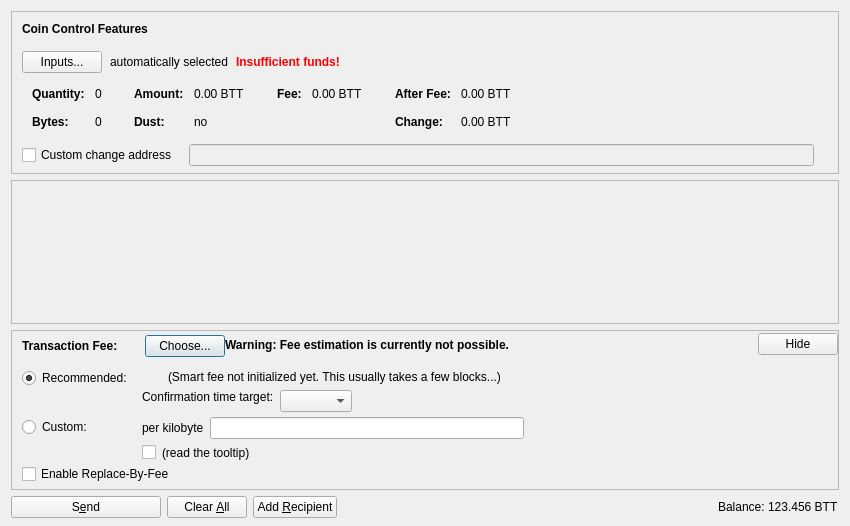
<?xml version="1.0" encoding="UTF-8"?>
<ui version="4.0">
 <class>SendCoinsDialog</class>
 <widget class="QDialog" name="SendCoinsDialog">
  <property name="geometry">
   <rect>
    <x>0</x>
    <y>0</y>
    <width>850</width>
    <height>526</height>
   </rect>
  </property>
  <property name="windowTitle">
   <string>Send Coins</string>
  </property>
  <layout class="QVBoxLayout" name="verticalLayout" stretch="0,1,0,0">
   <property name="bottomMargin">
    <number>8</number>
   </property>
   <item>
    <widget class="QFrame" name="frameCoinControl">
     <property name="sizePolicy">
      <sizepolicy hsizetype="Expanding" vsizetype="Expanding">
       <horstretch>0</horstretch>
       <verstretch>0</verstretch>
      </sizepolicy>
     </property>
     <property name="maximumSize">
      <size>
       <width>16777215</width>
       <height>16777215</height>
      </size>
     </property>
     <property name="frameShape">
      <enum>QFrame::StyledPanel</enum>
     </property>
     <property name="frameShadow">
      <enum>QFrame::Sunken</enum>
     </property>
     <layout class="QVBoxLayout" name="verticalLayoutCoinControl2">
      <property name="spacing">
       <number>0</number>
      </property>
      <property name="leftMargin">
       <number>0</number>
      </property>
      <property name="topMargin">
       <number>0</number>
      </property>
      <property name="rightMargin">
       <number>0</number>
      </property>
      <property name="bottomMargin">
       <number>6</number>
      </property>
      <item>
       <layout class="QVBoxLayout" name="verticalLayoutCoinControl" stretch="0,0,0,0,1">
        <property name="spacing">
         <number>0</number>
        </property>
        <property name="leftMargin">
         <number>10</number>
        </property>
        <property name="topMargin">
         <number>10</number>
        </property>
        <item>
         <layout class="QHBoxLayout" name="horizontalLayoutCoinControl1">
          <property name="bottomMargin">
           <number>15</number>
          </property>
          <item>
           <widget class="QLabel" name="labelCoinControlFeatures">
            <property name="sizePolicy">
             <sizepolicy hsizetype="Preferred" vsizetype="Maximum">
              <horstretch>0</horstretch>
              <verstretch>0</verstretch>
             </sizepolicy>
            </property>
            <property name="font">
             <font>
              <weight>75</weight>
              <bold>true</bold>
             </font>
            </property>
            <property name="styleSheet">
             <string notr="true">font-weight:bold;</string>
            </property>
            <property name="text">
             <string>Coin Control Features</string>
            </property>
           </widget>
          </item>
         </layout>
        </item>
        <item>
         <layout class="QHBoxLayout" name="horizontalLayoutCoinControl2" stretch="0,0,0,0">
          <property name="spacing">
           <number>8</number>
          </property>
          <property name="bottomMargin">
           <number>10</number>
          </property>
          <item>
           <widget class="QPushButton" name="pushButtonCoinControl">
            <property name="styleSheet">
             <string notr="true"/>
            </property>
            <property name="text">
             <string>Inputs...</string>
            </property>
            <property name="autoDefault">
             <bool>false</bool>
            </property>
           </widget>
          </item>
          <item>
           <widget class="QLabel" name="labelCoinControlAutomaticallySelected">
            <property name="text">
             <string>automatically selected</string>
            </property>
            <property name="margin">
             <number>5</number>
            </property>
           </widget>
          </item>
          <item>
           <widget class="QLabel" name="labelCoinControlInsuffFunds">
            <property name="font">
             <font>
              <weight>75</weight>
              <bold>true</bold>
             </font>
            </property>
            <property name="styleSheet">
             <string notr="true">color:red;font-weight:bold;</string>
            </property>
            <property name="text">
             <string>Insufficient funds!</string>
            </property>
            <property name="margin">
             <number>5</number>
            </property>
           </widget>
          </item>
          <item>
           <spacer name="horizontalSpacerCoinControl">
            <property name="orientation">
             <enum>Qt::Horizontal</enum>
            </property>
            <property name="sizeHint" stdset="0">
             <size>
              <width>40</width>
              <height>1</height>
             </size>
            </property>
           </spacer>
          </item>
         </layout>
        </item>
        <item>
         <widget class="QWidget" name="widgetCoinControl" native="true">
          <property name="sizePolicy">
           <sizepolicy hsizetype="Preferred" vsizetype="Preferred">
            <horstretch>0</horstretch>
            <verstretch>0</verstretch>
           </sizepolicy>
          </property>
          <property name="minimumSize">
           <size>
            <width>0</width>
            <height>0</height>
           </size>
          </property>
          <property name="styleSheet">
           <string notr="true"/>
          </property>
          <layout class="QHBoxLayout" name="horizontalLayoutCoinControl5">
           <property name="leftMargin">
            <number>0</number>
           </property>
           <property name="topMargin">
            <number>0</number>
           </property>
           <property name="rightMargin">
            <number>0</number>
           </property>
           <property name="bottomMargin">
            <number>0</number>
           </property>
           <item>
            <layout class="QHBoxLayout" name="horizontalLayoutCoinControl3" stretch="0,0,0,1">
             <property name="spacing">
              <number>20</number>
             </property>
             <property name="topMargin">
              <number>0</number>
             </property>
             <property name="bottomMargin">
              <number>10</number>
             </property>
             <item>
              <layout class="QFormLayout" name="formLayoutCoinControl1">
               <property name="horizontalSpacing">
                <number>10</number>
               </property>
               <property name="verticalSpacing">
                <number>14</number>
               </property>
               <property name="leftMargin">
                <number>10</number>
               </property>
               <property name="topMargin">
                <number>4</number>
               </property>
               <property name="rightMargin">
                <number>6</number>
               </property>
               <item row="0" column="0">
                <widget class="QLabel" name="labelCoinControlQuantityText">
                 <property name="font">
                  <font>
                   <weight>75</weight>
                   <bold>true</bold>
                  </font>
                 </property>
                 <property name="text">
                  <string>Quantity:</string>
                 </property>
                 <property name="margin">
                  <number>0</number>
                 </property>
                </widget>
               </item>
               <item row="0" column="1">
                <widget class="QLabel" name="labelCoinControlQuantity">
                 <property name="cursor">
                  <cursorShape>IBeamCursor</cursorShape>
                 </property>
                 <property name="contextMenuPolicy">
                  <enum>Qt::ActionsContextMenu</enum>
                 </property>
                 <property name="text">
                  <string notr="true">0</string>
                 </property>
                 <property name="margin">
                  <number>0</number>
                 </property>
                 <property name="textInteractionFlags">
                  <set>Qt::LinksAccessibleByMouse|Qt::TextSelectableByKeyboard|Qt::TextSelectableByMouse</set>
                 </property>
                </widget>
               </item>
               <item row="1" column="0">
                <widget class="QLabel" name="labelCoinControlBytesText">
                 <property name="font">
                  <font>
                   <weight>75</weight>
                   <bold>true</bold>
                  </font>
                 </property>
                 <property name="text">
                  <string>Bytes:</string>
                 </property>
                </widget>
               </item>
               <item row="1" column="1">
                <widget class="QLabel" name="labelCoinControlBytes">
                 <property name="cursor">
                  <cursorShape>IBeamCursor</cursorShape>
                 </property>
                 <property name="contextMenuPolicy">
                  <enum>Qt::ActionsContextMenu</enum>
                 </property>
                 <property name="text">
                  <string notr="true">0</string>
                 </property>
                 <property name="textInteractionFlags">
                  <set>Qt::LinksAccessibleByMouse|Qt::TextSelectableByKeyboard|Qt::TextSelectableByMouse</set>
                 </property>
                </widget>
               </item>
              </layout>
             </item>
             <item>
              <layout class="QFormLayout" name="formLayoutCoinControl2">
               <property name="horizontalSpacing">
                <number>10</number>
               </property>
               <property name="verticalSpacing">
                <number>14</number>
               </property>
               <property name="leftMargin">
                <number>6</number>
               </property>
               <property name="topMargin">
                <number>4</number>
               </property>
               <property name="rightMargin">
                <number>6</number>
               </property>
               <item row="0" column="0">
                <widget class="QLabel" name="labelCoinControlAmountText">
                 <property name="font">
                  <font>
                   <weight>75</weight>
                   <bold>true</bold>
                  </font>
                 </property>
                 <property name="text">
                  <string>Amount:</string>
                 </property>
                 <property name="margin">
                  <number>0</number>
                 </property>
                </widget>
               </item>
               <item row="0" column="1">
                <widget class="QLabel" name="labelCoinControlAmount">
                 <property name="cursor">
                  <cursorShape>IBeamCursor</cursorShape>
                 </property>
                 <property name="contextMenuPolicy">
                  <enum>Qt::ActionsContextMenu</enum>
                 </property>
                 <property name="text">
                  <string notr="true">0.00 BTT</string>
                 </property>
                 <property name="textInteractionFlags">
                  <set>Qt::LinksAccessibleByMouse|Qt::TextSelectableByKeyboard|Qt::TextSelectableByMouse</set>
                 </property>
                </widget>
               </item>
               <item row="1" column="0">
                <widget class="QLabel" name="labelCoinControlLowOutputText">
                 <property name="font">
                  <font>
                   <weight>75</weight>
                   <bold>true</bold>
                  </font>
                 </property>
                 <property name="text">
                  <string>Dust:</string>
                 </property>
                </widget>
               </item>
               <item row="1" column="1">
                <widget class="QLabel" name="labelCoinControlLowOutput">
                 <property name="cursor">
                  <cursorShape>IBeamCursor</cursorShape>
                 </property>
                 <property name="contextMenuPolicy">
                  <enum>Qt::ActionsContextMenu</enum>
                 </property>
                 <property name="text">
                  <string notr="true">no</string>
                 </property>
                 <property name="textInteractionFlags">
                  <set>Qt::LinksAccessibleByMouse|Qt::TextSelectableByKeyboard|Qt::TextSelectableByMouse</set>
                 </property>
                </widget>
               </item>
              </layout>
             </item>
             <item>
              <layout class="QFormLayout" name="formLayoutCoinControl3">
               <property name="horizontalSpacing">
                <number>10</number>
               </property>
               <property name="verticalSpacing">
                <number>14</number>
               </property>
               <property name="leftMargin">
                <number>6</number>
               </property>
               <property name="topMargin">
                <number>4</number>
               </property>
               <property name="rightMargin">
                <number>6</number>
               </property>
               <item row="0" column="0">
                <widget class="QLabel" name="labelCoinControlFeeText">
                 <property name="font">
                  <font>
                   <weight>75</weight>
                   <bold>true</bold>
                  </font>
                 </property>
                 <property name="text">
                  <string>Fee:</string>
                 </property>
                 <property name="margin">
                  <number>0</number>
                 </property>
                </widget>
               </item>
               <item row="0" column="1">
                <widget class="QLabel" name="labelCoinControlFee">
                 <property name="cursor">
                  <cursorShape>IBeamCursor</cursorShape>
                 </property>
                 <property name="contextMenuPolicy">
                  <enum>Qt::ActionsContextMenu</enum>
                 </property>
                 <property name="text">
                  <string notr="true">0.00 BTT</string>
                 </property>
                 <property name="textInteractionFlags">
                  <set>Qt::LinksAccessibleByMouse|Qt::TextSelectableByKeyboard|Qt::TextSelectableByMouse</set>
                 </property>
                </widget>
               </item>
              </layout>
             </item>
             <item>
              <layout class="QFormLayout" name="formLayoutCoinControl4">
               <property name="horizontalSpacing">
                <number>10</number>
               </property>
               <property name="verticalSpacing">
                <number>14</number>
               </property>
               <property name="leftMargin">
                <number>6</number>
               </property>
               <property name="topMargin">
                <number>4</number>
               </property>
               <property name="rightMargin">
                <number>6</number>
               </property>
               <item row="0" column="0">
                <widget class="QLabel" name="labelCoinControlAfterFeeText">
                 <property name="font">
                  <font>
                   <weight>75</weight>
                   <bold>true</bold>
                  </font>
                 </property>
                 <property name="text">
                  <string>After Fee:</string>
                 </property>
                 <property name="margin">
                  <number>0</number>
                 </property>
                </widget>
               </item>
               <item row="0" column="1">
                <widget class="QLabel" name="labelCoinControlAfterFee">
                 <property name="cursor">
                  <cursorShape>IBeamCursor</cursorShape>
                 </property>
                 <property name="contextMenuPolicy">
                  <enum>Qt::ActionsContextMenu</enum>
                 </property>
                 <property name="text">
                  <string notr="true">0.00 BTT</string>
                 </property>
                 <property name="textInteractionFlags">
                  <set>Qt::LinksAccessibleByMouse|Qt::TextSelectableByKeyboard|Qt::TextSelectableByMouse</set>
                 </property>
                </widget>
               </item>
               <item row="1" column="0">
                <widget class="QLabel" name="labelCoinControlChangeText">
                 <property name="font">
                  <font>
                   <weight>75</weight>
                   <bold>true</bold>
                  </font>
                 </property>
                 <property name="text">
                  <string>Change:</string>
                 </property>
                </widget>
               </item>
               <item row="1" column="1">
                <widget class="QLabel" name="labelCoinControlChange">
                 <property name="cursor">
                  <cursorShape>IBeamCursor</cursorShape>
                 </property>
                 <property name="contextMenuPolicy">
                  <enum>Qt::ActionsContextMenu</enum>
                 </property>
                 <property name="text">
                  <string notr="true">0.00 BTT</string>
                 </property>
                 <property name="textInteractionFlags">
                  <set>Qt::LinksAccessibleByMouse|Qt::TextSelectableByKeyboard|Qt::TextSelectableByMouse</set>
                 </property>
                </widget>
               </item>
              </layout>
             </item>
            </layout>
           </item>
          </layout>
         </widget>
        </item>
        <item>
         <layout class="QHBoxLayout" name="horizontalLayoutCoinControl4" stretch="0,0,0">
          <property name="spacing">
           <number>12</number>
          </property>
          <property name="sizeConstraint">
           <enum>QLayout::SetDefaultConstraint</enum>
          </property>
          <property name="topMargin">
           <number>5</number>
          </property>
          <property name="rightMargin">
           <number>5</number>
          </property>
          <item>
           <widget class="QCheckBox" name="checkBoxCoinControlChange">
            <property name="toolTip">
             <string>If this is activated, but the change address is empty or invalid, change will be sent to a newly generated address.</string>
            </property>
            <property name="text">
             <string>Custom change address</string>
            </property>
           </widget>
          </item>
          <item>
           <widget class="QValidatedLineEdit" name="lineEditCoinControlChange">
            <property name="enabled">
             <bool>false</bool>
            </property>
            <property name="sizePolicy">
             <sizepolicy hsizetype="Expanding" vsizetype="Fixed">
              <horstretch>0</horstretch>
              <verstretch>0</verstretch>
             </sizepolicy>
            </property>
           </widget>
          </item>
          <item>
           <widget class="QLabel" name="labelCoinControlChangeLabel">
            <property name="sizePolicy">
             <sizepolicy hsizetype="Preferred" vsizetype="Expanding">
              <horstretch>0</horstretch>
              <verstretch>0</verstretch>
             </sizepolicy>
            </property>
            <property name="minimumSize">
             <size>
              <width>0</width>
              <height>0</height>
             </size>
            </property>
            <property name="text">
             <string/>
            </property>
            <property name="margin">
             <number>3</number>
            </property>
           </widget>
          </item>
         </layout>
        </item>
        <item>
         <spacer name="verticalSpacerCoinControl">
          <property name="orientation">
           <enum>Qt::Vertical</enum>
          </property>
          <property name="sizeHint" stdset="0">
           <size>
            <width>800</width>
            <height>1</height>
           </size>
          </property>
         </spacer>
        </item>
       </layout>
      </item>
     </layout>
    </widget>
   </item>
   <item>
    <widget class="QScrollArea" name="scrollArea">
     <property name="widgetResizable">
      <bool>true</bool>
     </property>
     <widget class="QWidget" name="scrollAreaWidgetContents">
      <property name="geometry">
       <rect>
        <x>0</x>
        <y>0</y>
        <width>830</width>
        <height>104</height>
       </rect>
      </property>
      <layout class="QVBoxLayout" name="verticalLayout_2" stretch="0,1">
       <property name="leftMargin">
        <number>0</number>
       </property>
       <property name="topMargin">
        <number>0</number>
       </property>
       <property name="rightMargin">
        <number>0</number>
       </property>
       <property name="bottomMargin">
        <number>0</number>
       </property>
       <item>
        <layout class="QVBoxLayout" name="entries">
         <property name="spacing">
          <number>6</number>
         </property>
        </layout>
       </item>
       <item>
        <spacer name="verticalSpacer">
         <property name="orientation">
          <enum>Qt::Vertical</enum>
         </property>
         <property name="sizeHint" stdset="0">
          <size>
           <width>20</width>
           <height>40</height>
          </size>
         </property>
        </spacer>
       </item>
      </layout>
     </widget>
    </widget>
   </item>
   <item>
    <widget class="QFrame" name="frameFee">
     <property name="sizePolicy">
      <sizepolicy hsizetype="Expanding" vsizetype="Expanding">
       <horstretch>0</horstretch>
       <verstretch>0</verstretch>
      </sizepolicy>
     </property>
     <property name="maximumSize">
      <size>
       <width>16777215</width>
       <height>16777215</height>
      </size>
     </property>
     <property name="frameShape">
      <enum>QFrame::StyledPanel</enum>
     </property>
     <property name="frameShadow">
      <enum>QFrame::Sunken</enum>
     </property>
     <layout class="QVBoxLayout" name="verticalLayoutFee1">
      <property name="spacing">
       <number>0</number>
      </property>
      <property name="leftMargin">
       <number>0</number>
      </property>
      <property name="topMargin">
       <number>0</number>
      </property>
      <property name="rightMargin">
       <number>0</number>
      </property>
      <property name="bottomMargin">
       <number>0</number>
      </property>
      <item>
       <layout class="QVBoxLayout" name="verticalLayoutFee2" stretch="0,0,0">
        <property name="spacing">
         <number>0</number>
        </property>
        <property name="leftMargin">
         <number>10</number>
        </property>
        <property name="topMargin">
         <number>0</number>
        </property>
        <item>
         <layout class="QHBoxLayout" name="horizontalLayoutFee1">
          <property name="bottomMargin">
           <number>0</number>
          </property>
          <item>
           <layout class="QVBoxLayout" name="verticalLayoutFee7">
            <property name="spacing">
             <number>0</number>
            </property>
            <item>
             <spacer name="verticalSpacerSmartFee">
              <property name="orientation">
               <enum>Qt::Vertical</enum>
              </property>
              <property name="sizeType">
               <enum>QSizePolicy::Fixed</enum>
              </property>
              <property name="sizeHint" stdset="0">
               <size>
                <width>1</width>
                <height>4</height>
               </size>
              </property>
             </spacer>
            </item>
            <item>
             <layout class="QHBoxLayout" name="horizontalLayoutSmartFee">
              <property name="spacing">
               <number>10</number>
              </property>
              <item>
               <widget class="QLabel" name="labelFeeHeadline">
                <property name="sizePolicy">
                 <sizepolicy hsizetype="Preferred" vsizetype="Maximum">
                  <horstretch>0</horstretch>
                  <verstretch>0</verstretch>
                 </sizepolicy>
                </property>
                <property name="font">
                 <font>
                  <weight>75</weight>
                  <bold>true</bold>
                 </font>
                </property>
                <property name="styleSheet">
                 <string notr="true">font-weight:bold;</string>
                </property>
                <property name="text">
                 <string>Transaction Fee:</string>
                </property>
               </widget>
              </item>
              <item>
               <widget class="QLabel" name="labelFeeMinimized">
                <property name="text">
                 <string/>
                </property>
               </widget>
              </item>
              <item>
               <widget class="QPushButton" name="buttonChooseFee">
                <property name="text">
                 <string>Choose...</string>
                </property>
               </widget>
              </item>
             </layout>
            </item>
            <item>
             <spacer name="verticalSpacer_5">
              <property name="orientation">
               <enum>Qt::Vertical</enum>
              </property>
              <property name="sizeHint" stdset="0">
               <size>
                <width>1</width>
                <height>1</height>
               </size>
              </property>
             </spacer>
            </item>
           </layout>
          </item>
          <item>
           <widget class="QLabel" name="fallbackFeeWarningLabel">
            <property name="toolTip">
             <string>Using the fallbackfee can result in sending a transaction that will take several hours or days (or never) to confirm. Consider choosing your fee manually or wait until you have validated the complete chain.</string>
            </property>
            <property name="font">
            <font>
                <weight>75</weight>
                <bold>true</bold>
            </font>
            </property>
            <property name="text">
             <string>Warning: Fee estimation is currently not possible.</string>
            </property>
            <property name="wordWrap">
             <bool>false</bool>
            </property>
           </widget>
          </item>
          <item>
           <spacer name="horizontalSpacer_4">
            <property name="orientation">
             <enum>Qt::Horizontal</enum>
            </property>
            <property name="sizeType">
             <enum>QSizePolicy::MinimumExpanding</enum>
            </property>
            <property name="sizeHint" stdset="0">
             <size>
              <width>40</width>
              <height>20</height>
             </size>
            </property>
           </spacer>
          </item>
          <item>
           <widget class="QPushButton" name="buttonMinimizeFee">
            <property name="toolTip">
             <string>collapse fee-settings</string>
            </property>
            <property name="text">
             <string>Hide</string>
            </property>
           </widget>
          </item>
         </layout>
        </item>
        <item>
         <widget class="QFrame" name="frameFeeSelection">
          <layout class="QVBoxLayout" name="verticalLayoutFee12">
           <property name="spacing">
            <number>0</number>
           </property>
           <property name="leftMargin">
            <number>0</number>
           </property>
           <property name="topMargin">
            <number>0</number>
           </property>
           <property name="rightMargin">
            <number>0</number>
           </property>
           <property name="bottomMargin">
            <number>0</number>
           </property>
           <item>
            <layout class="QGridLayout" name="gridLayoutFee">
             <property name="topMargin">
              <number>10</number>
             </property>
             <property name="bottomMargin">
              <number>4</number>
             </property>
             <property name="horizontalSpacing">
              <number>10</number>
             </property>
             <property name="verticalSpacing">
              <number>4</number>
             </property>
             <item row="1" column="1">
              <layout class="QVBoxLayout" name="verticalLayoutFee8">
               <property name="spacing">
                <number>6</number>
               </property>
               <item>
                <layout class="QHBoxLayout" name="horizontalLayoutFee13">
                 <item>
                  <widget class="QLabel" name="labelCustomPerKilobyte">
                   <property name="toolTip">
                    <string>Specify a custom fee per kB (1,000 bytes) of the transaction's virtual size.

Note:  Since the fee is calculated on a per-byte basis, a fee of "100 satoshis per kB" for a transaction size of 500 bytes (half of 1 kB) would ultimately yield a fee of only 50 satoshis.</string>
                   </property>
                   <property name="text">
                    <string>per kilobyte</string>
                   </property>
                  </widget>
                 </item>
                 <item>
                  <widget class="BitcoinRentAmountField" name="customFee"/>
                 </item>
                 <item>
                  <spacer name="horizontalSpacer_6">
                   <property name="orientation">
                    <enum>Qt::Horizontal</enum>
                   </property>
                   <property name="sizeHint" stdset="0">
                    <size>
                     <width>1</width>
                     <height>1</height>
                    </size>
                   </property>
                  </spacer>
                 </item>
                </layout>
               </item>
               <item>
                <layout class="QHBoxLayout" name="horizontalLayoutFee8">
                 <item>
                  <widget class="QCheckBox" name="checkBoxMinimumFee">
                   <property name="toolTip">
                    <string>Paying only the minimum fee is just fine as long as there is less transaction volume than space in the blocks. But be aware that this can end up in a never confirming transaction once there is more demand for bitcoinrent transactions than the network can process.</string>
                   </property>
                   <property name="text">
                    <string/>
                   </property>
                  </widget>
                 </item>
                 <item>
                  <widget class="QLabel" name="labelMinFeeWarning">
                   <property name="enabled">
                    <bool>true</bool>
                   </property>
                   <property name="toolTip">
                    <string>Paying only the minimum fee is just fine as long as there is less transaction volume than space in the blocks. But be aware that this can end up in a never confirming transaction once there is more demand for bitcoinrent transactions than the network can process.</string>
                   </property>
                   <property name="text">
                    <string>(read the tooltip)</string>
                   </property>
                   <property name="margin">
                    <number>5</number>
                   </property>
                  </widget>
                 </item>
                 <item>
                  <spacer name="horizontalSpacer_2">
                   <property name="orientation">
                    <enum>Qt::Horizontal</enum>
                   </property>
                   <property name="sizeHint" stdset="0">
                    <size>
                     <width>1</width>
                     <height>1</height>
                    </size>
                   </property>
                  </spacer>
                 </item>
                </layout>
               </item>
              </layout>
             </item>
             <item row="0" column="0">
              <layout class="QVBoxLayout" name="verticalLayoutFee4" stretch="0,1">
               <item>
                <widget class="QRadioButton" name="radioSmartFee">
                 <property name="text">
                  <string>Recommended:</string>
                 </property>
                 <property name="checked">
                  <bool>true</bool>
                 </property>
                 <attribute name="buttonGroup">
                  <string notr="true">groupFee</string>
                 </attribute>
                </widget>
               </item>
               <item>
                <spacer name="verticalSpacer_2">
                 <property name="orientation">
                  <enum>Qt::Vertical</enum>
                 </property>
                 <property name="sizeHint" stdset="0">
                  <size>
                   <width>1</width>
                   <height>1</height>
                  </size>
                 </property>
                </spacer>
               </item>
              </layout>
             </item>
             <item row="1" column="0">
              <layout class="QVBoxLayout" name="verticalLayoutFee9" stretch="0,1">
               <item>
                <widget class="QRadioButton" name="radioCustomFee">
                 <property name="text">
                  <string>Custom:</string>
                 </property>
                 <attribute name="buttonGroup">
                  <string notr="true">groupFee</string>
                 </attribute>
                </widget>
               </item>
               <item>
                <spacer name="verticalSpacer_6">
                 <property name="orientation">
                  <enum>Qt::Vertical</enum>
                 </property>
                 <property name="sizeHint" stdset="0">
                  <size>
                   <width>1</width>
                   <height>1</height>
                  </size>
                 </property>
                </spacer>
               </item>
              </layout>
             </item>
             <item row="0" column="1">
              <layout class="QVBoxLayout" name="verticalLayoutFee3" stretch="0,0,1">
               <property name="spacing">
                <number>6</number>
               </property>
               <property name="topMargin">
                <number>2</number>
               </property>
               <item>
                <layout class="QHBoxLayout" name="horizontalLayoutFee12">
                 <item>
                  <widget class="QLabel" name="labelSmartFee">
                   <property name="text">
                    <string/>
                   </property>
                   <property name="margin">
                    <number>2</number>
                   </property>
                  </widget>
                 </item>
                 <item>
                  <widget class="QLabel" name="labelFeeEstimation">
                   <property name="text">
                    <string/>
                   </property>
                  </widget>
                 </item>
                 <item>
                  <widget class="QLabel" name="labelSmartFee2">
                   <property name="text">
                    <string>(Smart fee not initialized yet. This usually takes a few blocks...)</string>
                   </property>
                   <property name="margin">
                    <number>2</number>
                   </property>
                  </widget>
                 </item>
                 <item>
                  <spacer name="horizontalSpacer_5">
                   <property name="orientation">
                    <enum>Qt::Horizontal</enum>
                   </property>
                   <property name="sizeHint" stdset="0">
                    <size>
                     <width>1</width>
                     <height>1</height>
                    </size>
                   </property>
                  </spacer>
                 </item>
                </layout>
               </item>
               <item>
                <layout class="QHBoxLayout" name="horizontalLayoutFee9">
                 <item>
                  <layout class="QVBoxLayout" name="verticalLayoutFee6">
                   <item>
                    <widget class="QLabel" name="labelSmartFee3">
                     <property name="text">
                      <string>Confirmation time target:</string>
                     </property>
                     <property name="margin">
                      <number>2</number>
                     </property>
                    </widget>
                   </item>
                   <item>
                    <spacer name="verticalSpacer_3">
                     <property name="orientation">
                      <enum>Qt::Vertical</enum>
                     </property>
                     <property name="sizeHint" stdset="0">
                      <size>
                       <width>1</width>
                       <height>1</height>
                      </size>
                     </property>
                    </spacer>
                   </item>
                  </layout>
                 </item>
                 <item>
                  <layout class="QVBoxLayout" name="verticalLayoutFee5">
                   <property name="rightMargin">
                    <number>30</number>
                   </property>
                   <item>
                    <layout class="QHBoxLayout" name="horizontalLayoutConfTarget">
                     <property name="bottomMargin">
                      <number>0</number>
                     </property>
                     <item>
                      <widget class="QComboBox" name="confTargetSelector"/>
                     </item>
                     <item>
                      <spacer name="horizontalSpacerConfTarget">
                       <property name="orientation">
                        <enum>Qt::Horizontal</enum>
                       </property>
                       <property name="sizeHint" stdset="0">
                        <size>
                         <width>40</width>
                         <height>20</height>
                        </size>
                       </property>
                      </spacer>
                     </item>
                    </layout>
                   </item>
                  </layout>
                 </item>
                </layout>
               </item>
               <item>
                <spacer name="verticalSpacer_4">
                 <property name="orientation">
                  <enum>Qt::Vertical</enum>
                 </property>
                 <property name="sizeHint" stdset="0">
                  <size>
                   <width>1</width>
                   <height>1</height>
                  </size>
                 </property>
                </spacer>
               </item>
              </layout>
             </item>
            </layout>
           </item>
           <item>
            <widget class="QCheckBox" name="optInRBF">
             <property name="text">
              <string>Enable Replace-By-Fee</string>
             </property>
             <property name="toolTip">
              <string>With Replace-By-Fee (BIP-125) you can increase a transaction's fee after it is sent. Without this, a higher fee may be recommended to compensate for increased transaction delay risk.</string>
             </property>
            </widget>
           </item>
          </layout>
         </widget>
        </item>
        <item>
         <spacer name="verticalSpacerFee">
          <property name="orientation">
           <enum>Qt::Vertical</enum>
          </property>
          <property name="sizeHint" stdset="0">
           <size>
            <width>40</width>
            <height>5</height>
           </size>
          </property>
         </spacer>
        </item>
       </layout>
      </item>
     </layout>
    </widget>
   </item>
   <item>
    <layout class="QHBoxLayout" name="horizontalLayout">
     <item>
      <widget class="QPushButton" name="sendButton">
       <property name="minimumSize">
        <size>
         <width>150</width>
         <height>0</height>
        </size>
       </property>
       <property name="toolTip">
        <string>Confirm the send action</string>
       </property>
       <property name="text">
        <string>S&amp;end</string>
       </property>
       <property name="icon">
        <iconset resource="../bitcoinrent.qrc">
         <normaloff>:/icons/send</normaloff>:/icons/send</iconset>
       </property>
       <property name="autoDefault">
        <bool>false</bool>
       </property>
       <property name="default">
        <bool>false</bool>
       </property>
      </widget>
     </item>
     <item>
      <widget class="QPushButton" name="clearButton">
       <property name="sizePolicy">
        <sizepolicy hsizetype="Minimum" vsizetype="Fixed">
         <horstretch>0</horstretch>
         <verstretch>0</verstretch>
        </sizepolicy>
       </property>
       <property name="toolTip">
        <string>Clear all fields of the form.</string>
       </property>
       <property name="text">
        <string>Clear &amp;All</string>
       </property>
       <property name="icon">
        <iconset resource="../bitcoinrent.qrc">
         <normaloff>:/icons/remove</normaloff>:/icons/remove</iconset>
       </property>
       <property name="autoDefault">
        <bool>false</bool>
       </property>
      </widget>
     </item>
     <item>
      <widget class="QPushButton" name="addButton">
       <property name="toolTip">
        <string>Send to multiple recipients at once</string>
       </property>
       <property name="text">
        <string>Add &amp;Recipient</string>
       </property>
       <property name="icon">
        <iconset resource="../bitcoinrent.qrc">
         <normaloff>:/icons/add</normaloff>:/icons/add</iconset>
       </property>
       <property name="autoDefault">
        <bool>false</bool>
       </property>
      </widget>
     </item>
     <item>
      <spacer name="horizontalSpacer">
       <property name="orientation">
        <enum>Qt::Horizontal</enum>
       </property>
       <property name="sizeHint" stdset="0">
        <size>
         <width>40</width>
         <height>20</height>
        </size>
       </property>
      </spacer>
     </item>
     <item>
      <layout class="QHBoxLayout" name="horizontalLayout_2">
       <property name="spacing">
        <number>3</number>
       </property>
       <item>
        <widget class="QLabel" name="label">
         <property name="sizePolicy">
          <sizepolicy hsizetype="Preferred" vsizetype="Fixed">
           <horstretch>0</horstretch>
           <verstretch>0</verstretch>
          </sizepolicy>
         </property>
         <property name="text">
          <string>Balance:</string>
         </property>
        </widget>
       </item>
       <item>
        <widget class="QLabel" name="labelBalance">
         <property name="sizePolicy">
          <sizepolicy hsizetype="Preferred" vsizetype="Fixed">
           <horstretch>0</horstretch>
           <verstretch>0</verstretch>
          </sizepolicy>
         </property>
         <property name="cursor">
          <cursorShape>IBeamCursor</cursorShape>
         </property>
         <property name="text">
          <string notr="true">123.456 BTT</string>
         </property>
         <property name="textInteractionFlags">
          <set>Qt::LinksAccessibleByMouse|Qt::TextSelectableByKeyboard|Qt::TextSelectableByMouse</set>
         </property>
        </widget>
       </item>
      </layout>
     </item>
    </layout>
   </item>
  </layout>
 </widget>
 <customwidgets>
  <customwidget>
   <class>QValidatedLineEdit</class>
   <extends>QLineEdit</extends>
   <header>qt/qvalidatedlineedit.h</header>
  </customwidget>
  <customwidget>
   <class>BitcoinRentAmountField</class>
   <extends>QLineEdit</extends>
   <header>qt/bitcoinrentamountfield.h</header>
   <container>1</container>
  </customwidget>
 </customwidgets>
 <resources>
  <include location="../bitcoinrent.qrc"/>
 </resources>
 <connections/>
 <buttongroups>
  <buttongroup name="groupFee"/>
 </buttongroups>
</ui>
